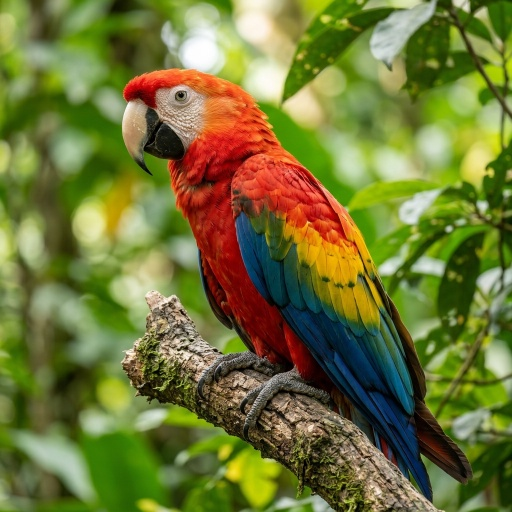
#> input picture public/sukam/image.jpg, 512 x 512 px
$ python rgb_cmy_hsi.py
#> lines starting #> are read from the running program, lines starting #| are printed output that depends on the picture
# Question 5: RGB, CMY, and HSI Color Models
import cv2
import numpy as np
import matplotlib.pyplot as plt

img = cv2.imread('image.jpg')
#> img is the input picture: shape (512, 512, 3); mean B, G, R 54.9, 117.7, 112.9
rgb = cv2.cvtColor(img, cv2.COLOR_BGR2RGB) / 255.0
r, g, b = rgb[:, :, 0], rgb[:, :, 1], rgb[:, :, 2]

# CMY conversion
cmy = 1.0 - rgb

# HSI conversion
i = (r + g + b) / 3.0
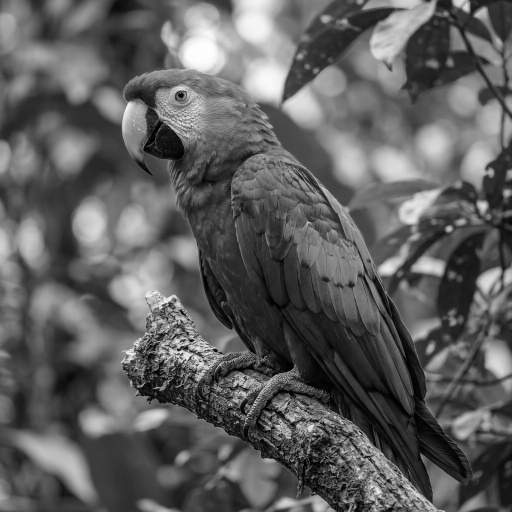
#> i: shape (512, 512) float64; min 0, max 1, mean 0.373
num = 0.5 * ((r - g) + (r - b))
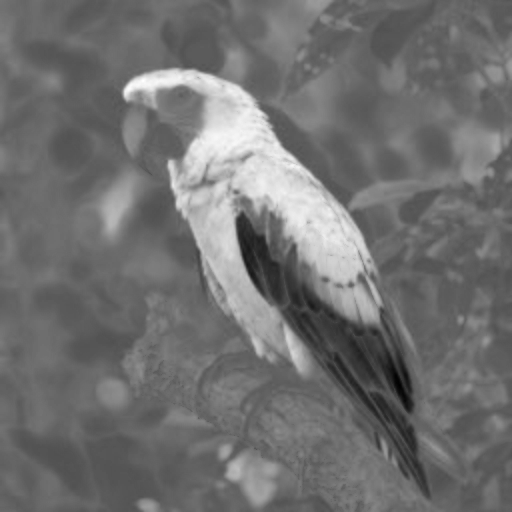
#> num: shape (512, 512) float64; min -0.455, max 0.808, mean 0.105; drawn with min black and max white
den = np.sqrt((r - g)**2 + (r - b) * (g - b)) + 1e-6
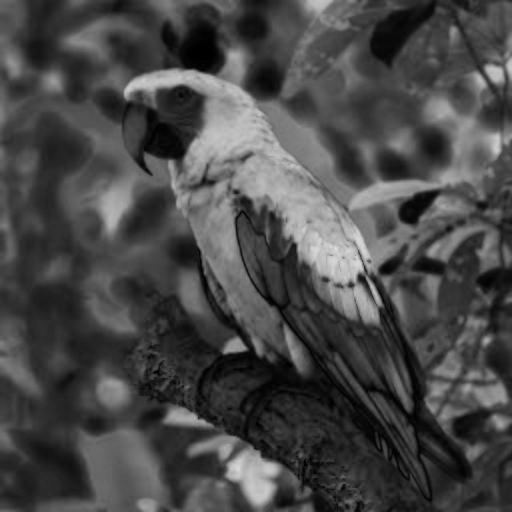
#> den: shape (512, 512) float64; min 1e-06, max 0.862, mean 0.286
theta = np.arccos(np.clip(num / den, -1.0, 1.0))
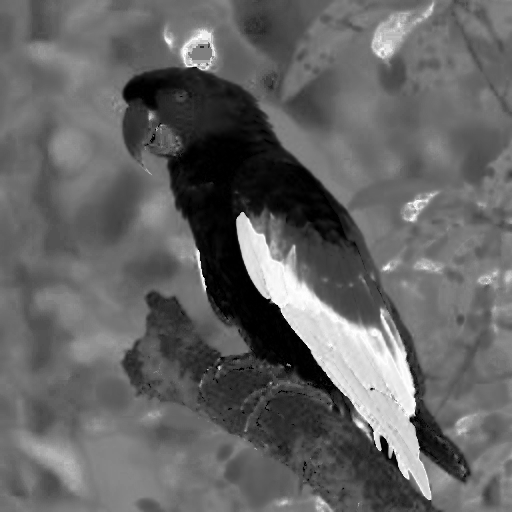
#> theta: shape (512, 512) float64; min 0.0016, max 3.14, mean 1.24; drawn with min black and max white
h = np.where(b > g, 2 * np.pi - theta, theta) / (2 * np.pi)
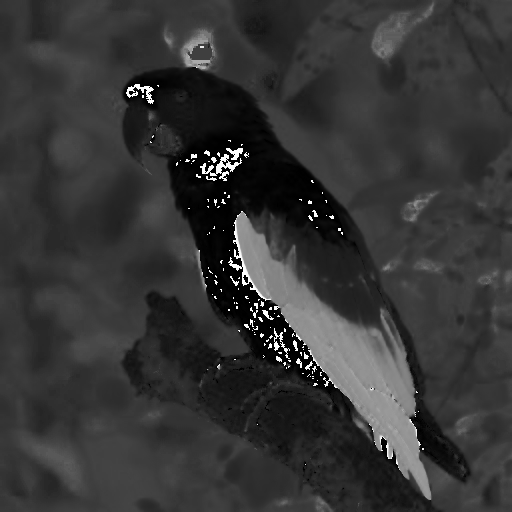
#> h: shape (512, 512) float64; min 0.000254, max 0.999, mean 0.212
s = 1.0 - (3.0 / (r + g + b + 1e-6)) * np.minimum(np.minimum(r, g), b)
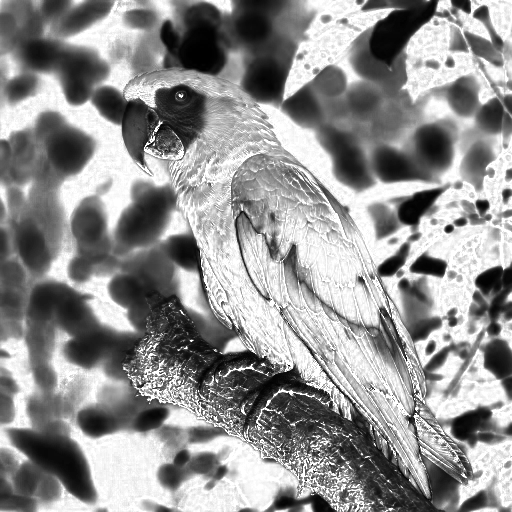
#> s: shape (512, 512) float64; min 3.33e-07, max 1, mean 0.569
hsi = np.stack([h, s, i], axis=-1)
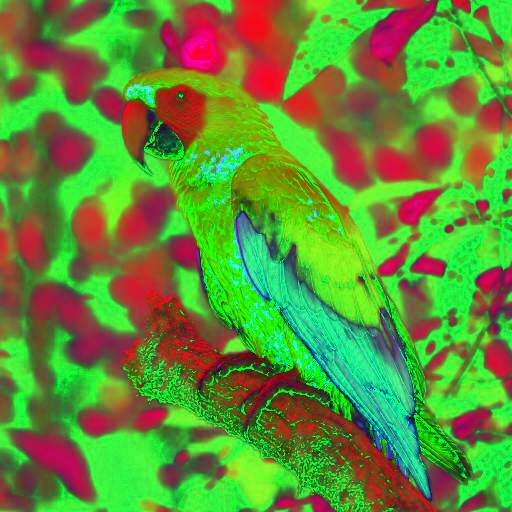
#> hsi: shape (512, 512, 3) float64; mean of channels 0, 1, 2 0.212, 0.569, 0.373; drawn as B, G, R

plt.subplot(1, 3, 1), plt.imshow(rgb), plt.title('RGB'), plt.axis('off')
plt.subplot(1, 3, 2), plt.imshow(cmy), plt.title('CMY'), plt.axis('off')
plt.subplot(1, 3, 3), plt.imshow(hsi), plt.title('HSI'), plt.axis('off')
plt.show()
#> figure, not shown here; B, G, R data is drawn as R, G, B

# Output: Original RGB, converted CMY, and true HSI color images

$ run again, with public/sukam/reference.jpg copied over public/sukam/image.jpg
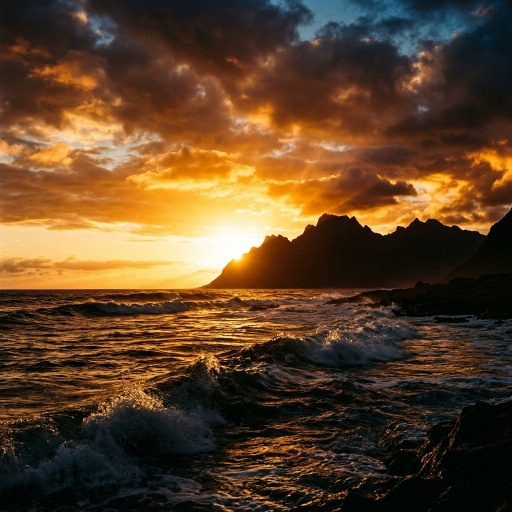
#> input picture public/sukam/reference.jpg, 512 x 512 px
#> img is the input picture: shape (512, 512, 3); mean B, G, R 39.2, 66, 93.1
#> `s = 1.0 - (3.0 / (r + g + b + 1e-6)) * np.minimum(np.minimum(r, g), b)`:
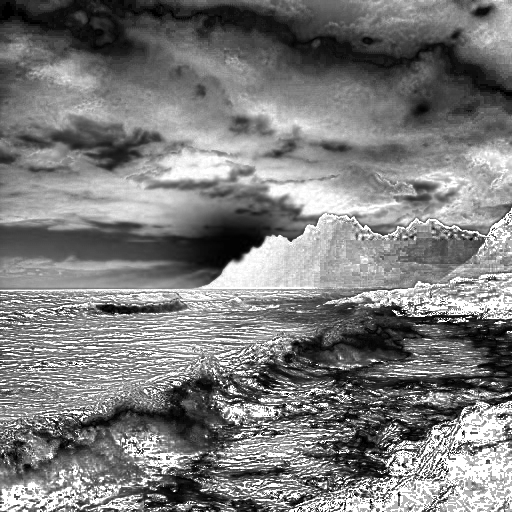
#> s: shape (512, 512) float64; min 3.33e-07, max 1, mean 0.488
#> `hsi = np.stack([h, s, i], axis=-1)`:
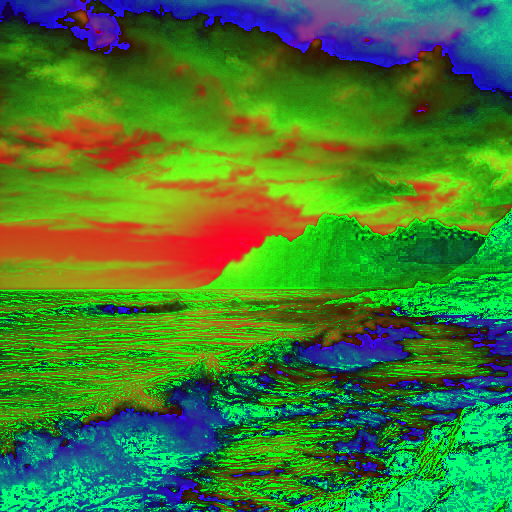
#> hsi: shape (512, 512, 3) float64; mean of channels 0, 1, 2 0.193, 0.488, 0.259; drawn as B, G, R
